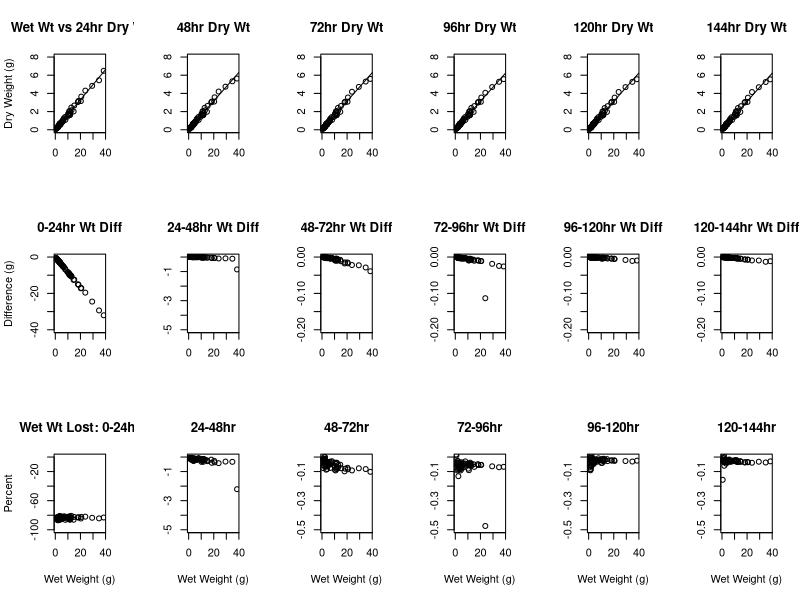

The R script that drew this image:
setwd("C:/Users/UF/Desktop/R/Biomass/2Feb2018")
weight=read.csv("Weights_2Feb2018.csv")

#weight corrections to subtract tray weight
weight$Whole_wet_wt_corr=(weight$Whole_wet_wt_g-weight$Tray_wt_g)
weight$Wet_shell_wt_corr=(weight$Wet_shell_wt_g-weight$Tray_wt_g)
weight$wet_mt_wt_corr=(weight$Wet_mt_weight_g-weight$Tray_wt_g)
weight$dry_mt_wt_24corr=(weight$Dry_wt_24-weight$Tray_wt_g)
weight$dry_mt_wt_48corr=(weight$Dry_wt_48-weight$Tray_wt_g)
weight$dry_mt_wt_72corr=(weight$Dry_wt_72-weight$Tray_wt_g)
weight$dry_mt_wt_96corr=(weight$Dry_wt_96-weight$Tray_wt_g)
weight$dry_mt_wt_120corr=(weight$Dry_wt_120-weight$Tray_wt_g)
weight$dry_mt_wt_144corr=(weight$Dry_wt_144-weight$Tray_wt_g)

#interval weight differences
weight$diff_0_24=(weight$dry_mt_wt_24corr-weight$wet_mt_wt_corr)
summary(weight$diff_0_24)
weight$diff_24_48=(weight$dry_mt_wt_48corr-weight$dry_mt_wt_24corr)
summary(weight$diff_24_48)
weight$diff_48_72=(weight$dry_mt_wt_72corr-weight$dry_mt_wt_48corr)
summary(weight$diff_48_72)
weight$diff_72_96=(weight$dry_mt_wt_96corr-weight$dry_mt_wt_72corr)
summary(weight$diff_72_96)
weight$diff_96_120=(weight$dry_mt_wt_120corr-weight$dry_mt_wt_96corr)
summary(weight$diff_96_120)
weight$diff_120_144=(weight$dry_mt_wt_144corr-weight$dry_mt_wt_120corr)
summary(weight$diff_120_14)

#interval weight loss percentages compared to wet weight
weight$perc_0_24=((weight$diff_0_24/weight$wet_mt_wt_corr)*100)
summary(weight$perc_0_24)
weight$perc_24_48=((weight$diff_24_48/weight$wet_mt_wt_corr)*100)
summary(weight$perc_24_48)
weight$perc_48_72=((weight$diff_48_72/weight$wet_mt_wt_corr)*100)
summary(weight$perc_48_72)
weight$perc_72_96=((weight$diff_72_96/weight$wet_mt_wt_corr)*100)
summary(weight$perc_72_96)
weight$perc_96_120=((weight$diff_96_120/weight$wet_mt_wt_corr)*100)
summary(weight$perc_96_120)
weight$perc_120_144=((weight$diff_120_144/weight$wet_mt_wt_corr)*100)
summary(weight$perc_120_144)

#percentage total weight lost allocated to intervals (assuming 144 hr wt final)
weight$weight_end=weight$wet_mt_wt_corr-weight$dry_mt_wt_144corr
weight$weight_prop24=((weight$diff_0_24/weight$weight_end)*100)
summary(weight$weight_prop24)
weight$weight_prop48=((weight$diff_24_48/weight$weight_end)*100)
summary(weight$weight_prop48)
weight$weight_prop72=((weight$diff_48_72/weight$weight_end)*100)
summary(weight$weight_prop72)
weight$weight_prop96=((weight$diff_72_96/weight$weight_end)*100)
summary(weight$weight_prop96)
weight$weight_prop120=((weight$diff_96_120/weight$weight_end)*100)
summary(weight$weight_prop120)
weight$weight_prop144=((weight$diff_120_144/weight$weight_end)*100)
summary(weight$weight_prop144)

#cumulative weight loss
weight$cumm_wt_loss24=weight$weight_prop24
weight$cumm_wt_loss48=weight$cumm_wt_loss24+weight$weight_prop48
weight$cumm_wt_loss72=weight$cumm_wt_loss48+weight$weight_prop72
weight$cumm_wt_loss96=weight$cumm_wt_loss72+weight$weight_prop96
weight$cumm_wt_loss120=weight$cumm_wt_loss96+weight$weight_prop120
weight$cumm_wt_loss144=weight$cumm_wt_loss120+weight$weight_prop144

#% wet weight lost
weight$prop_wet_24=((weight$dry_mt_wt_24corr/weight$wet_mt_wt_corr)*100)
summary(weight$prop_wet_24)
weight$prop_wet_48=((weight$dry_mt_wt_48corr/weight$wet_mt_wt_corr)*100)
summary(weight$prop_wet_48)
weight$prop_wet_72=((weight$dry_mt_wt_72corr/weight$wet_mt_wt_corr)*100)
summary(weight$prop_wet_72)
weight$prop_wet_96=((weight$dry_mt_wt_96corr/weight$wet_mt_wt_corr)*100)
summary(weight$prop_wet_96)
weight$prop_wet_120=((weight$dry_mt_wt_120corr/weight$wet_mt_wt_corr)*100)
summary(weight$prop_wet_120)
weight$prop_wet_144=((weight$dry_mt_wt_144corr/weight$wet_mt_wt_corr)*100)
summary(weight$prop_wet_144)

#wet weight:shell conversion
weight$sh_mt_rat=((weight$Whole_wet_wt_corr-weight$wet_mt_wt_corr)/weight$wet_mt_wt_corr)
weight$sh_mt_rat2=weight$Wet_shell_wt_corr/weight$wet_mt_wt_corr
conver_sack=weight[which(weight$Height_mm>=75),]
summary(conver_sack$sh_mt_rat)
summary(conver_sack$sh_mt_rat2)

#add, wet:dry ratio, residuals, wet weight:shell conversion condition index section

#PLOTS
#plotting multiple plots per page
par(mfrow=c(3,6))
#interval scatterplots with linear regression
m24=lm(weight$dry_mt_wt_24corr~weight$wet_mt_wt_corr)
plot(weight$wet_mt_wt_corr,weight$dry_mt_wt_24corr,main="Wet Wt vs 24hr Dry Wt",xlab="", ylab="Dry Weight (g)", ylim=c(0,8))
abline(m24)
m48=lm(weight$dry_mt_wt_48corr~weight$wet_mt_wt_corr)
plot(weight$wet_mt_wt_corr,weight$dry_mt_wt_48corr,main="48hr Dry Wt",xlab="", ylab="", ylim=c(0,8))
abline(m48)
m72=lm(weight$dry_mt_wt_72corr~weight$wet_mt_wt_corr)
plot(weight$wet_mt_wt_corr,weight$dry_mt_wt_72corr,main="72hr Dry Wt",xlab="", ylab="", ylim=c(0,8))
abline(m72)
m96=lm(weight$dry_mt_wt_96corr~weight$wet_mt_wt_corr)
plot(weight$wet_mt_wt_corr,weight$dry_mt_wt_96corr,main="96hr Dry Wt",xlab="", ylab="", ylim=c(0,8))
abline(m96)
m120=lm(weight$dry_mt_wt_120corr~weight$wet_mt_wt_corr)
plot(weight$wet_mt_wt_corr,weight$dry_mt_wt_120corr,main="120hr Dry Wt",xlab="", ylab="", ylim=c(0,8))
abline(m120)
m144=lm(weight$dry_mt_wt_144corr~weight$wet_mt_wt_corr)
plot(weight$wet_mt_wt_corr,weight$dry_mt_wt_144corr,main="144hr Dry Wt",xlab="", ylab="", ylim=c(0,8))
abline(m144)
#interval weight difference plots
plot(weight$wet_mt_wt_corr,weight$diff_0_24,main="0-24hr Wt Diff",xlab="", ylab="Difference (g)", ylim=c(-40,0))
plot(weight$wet_mt_wt_corr,weight$diff_24_48,main="24-48hr Wt Diff",xlab="", ylab="", ylim=c(-5,0))
plot(weight$wet_mt_wt_corr,weight$diff_48_72,main="48-72hr Wt Diff",xlab="", ylab="", ylim=c(-0.2,0))
plot(weight$wet_mt_wt_corr,weight$diff_72_96,main="72-96hr Wt Diff",xlab="", ylab="", ylim=c(-0.2,0))
plot(weight$wet_mt_wt_corr,weight$diff_96_120,main="96-120hr Wt Diff",xlab="", ylab="", ylim=c(-0.2,0))
plot(weight$wet_mt_wt_corr,weight$diff_120_144,main="120-144hr Wt Diff",xlab="", ylab="", ylim=c(-0.2,0))
#interval percentage wet weight lost plots
plot(weight$wet_mt_wt_corr,weight$perc_0_24,main="Wet Wt Lost: 0-24hr",xlab="Wet Weight (g)", ylab="Percent", ylim=c(-100,0))
plot(weight$wet_mt_wt_corr,weight$perc_24_48,main="24-48hr",xlab="Wet Weight (g)", ylab="", ylim=c(-5,0))
plot(weight$wet_mt_wt_corr,weight$perc_48_72,main="48-72hr",xlab="Wet Weight (g)", ylab="", ylim=c(-0.5,0))
plot(weight$wet_mt_wt_corr,weight$perc_72_96,main="72-96hr",xlab="Wet Weight (g)", ylab="", ylim=c(-0.5,0))
plot(weight$wet_mt_wt_corr,weight$perc_96_120,main="96-120hr",xlab="Wet Weight (g)", ylab="", ylim=c(-0.5,0))
plot(weight$wet_mt_wt_corr,weight$perc_120_144,main="120-144hr",xlab="Wet Weight (g)", ylab="", ylim=c(-0.5,0))
